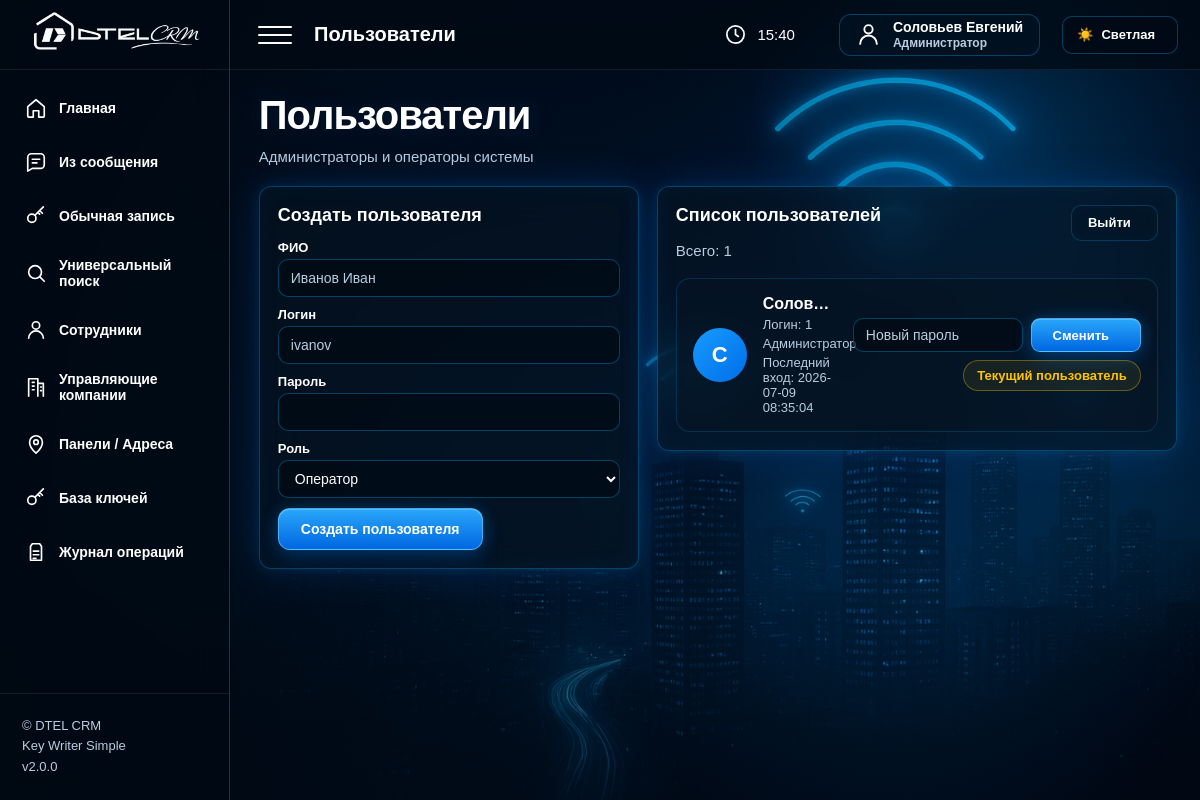
Before: /users (signed in) with the older database file.
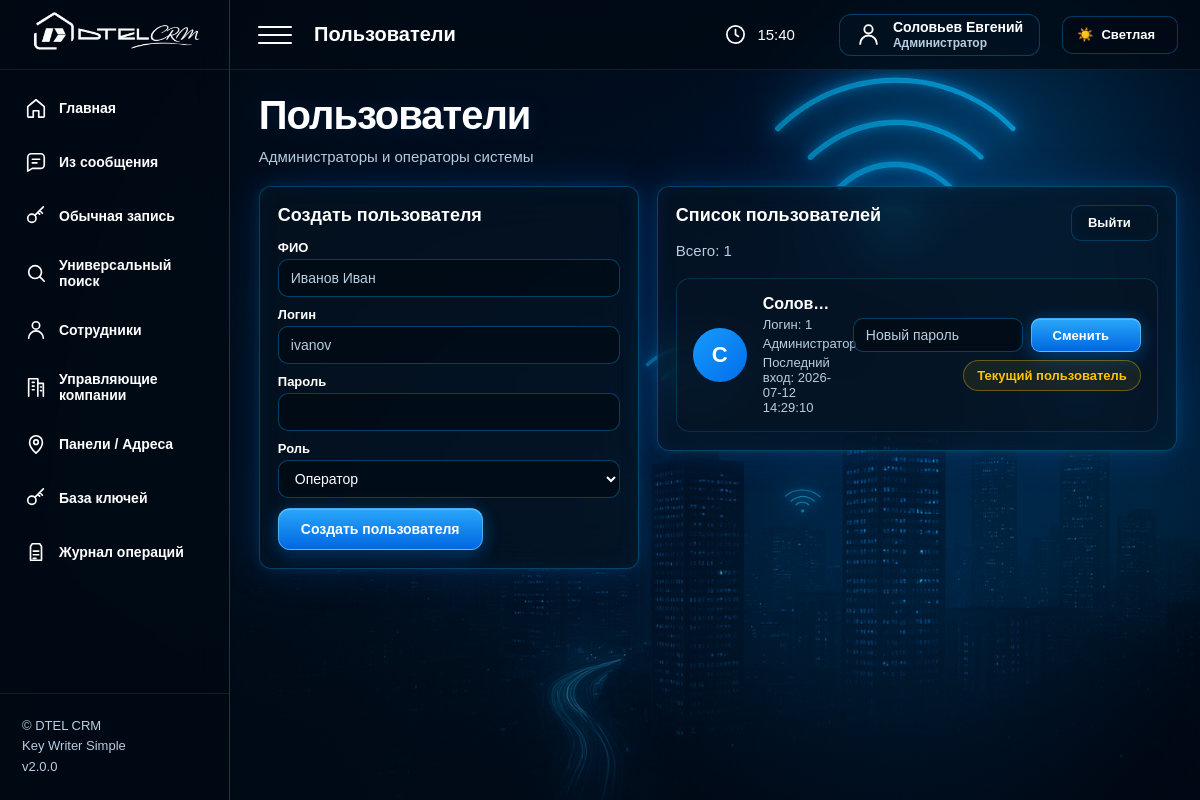
After: the same page with the newer database file.
### tables this page shows
CREATE TABLE users (
                id INTEGER PRIMARY KEY AUTOINCREMENT,
                full_name TEXT NOT NULL,
                login TEXT UNIQUE NOT NULL,
                password_hash TEXT NOT NULL,
                role TEXT NOT NULL DEFAULT 'operator',
                active INTEGER DEFAULT 1,
                created_at TEXT DEFAULT CURRENT_TIMESTAMP,
                last_login TEXT DEFAULT ''
            );

### app/routers/users.py (the view)
@router.get("/users", response_class=HTMLResponse)
def users_page(request: Request):
    current_user = get_current_user(request)
    if not is_admin(current_user):
        return RedirectResponse("/", status_code=303)
    return templates.TemplateResponse(
        "users.html",
        {
            "request": request,
            "users": get_users(),
        },
    )

### app/templates/users.html (shortened to what this page needs)
{% extends 'base.html' %}
{% block page_name %}Пользователи{% endblock %}
{% block content %}
<div class="hero-title">
    <h1>Пользователи</h1>
    <p class="subtitle">Администраторы и операторы системы</p>
</div>
<div class="users-layout">
    <div class="panel">
        <h2>Создать пользователя</h2>
        <form method="post" action="/users/add">
            <label>ФИО</label>
            <input
                name="full_name"
                placeholder="Иванов Иван"
                required
            >
            <label>Логин</label>
            <input
                name="login"
                placeholder="ivanov"
                required
            >
            <label>Пароль</label>
            <input
                type="password"
                name="password"
                required
            >
            <label>Роль</label>
            <select name="role">
                <option value="operator">Оператор</option>
            </select>
            <button type="submit">
                Создать пользователя
            </button>
        </form>
    </div>
    <div class="panel">
        <div class="panel-head">
            <div>
                <h2>Список пользователей</h2>
                <p class="subtitle">Всего: {{ users|length }}</p>
            </div>
            <a class="btn btn-small btn-ghost" href="/logout">
                Выйти
            </a>
        </div>
        <div class="users-list">
            {% for u in users %}
            <div class="user-card {% if not u.active %}disabled{% endif %}">
                <div class="user-avatar">
                    {{ u.full_name[:1] }}
                </div>
                <div class="user-info">
                    <b>{{ u.full_name }}</b>
                    <span>
                        Логин: {{ u.login }}
                    </span>
                    <small>
                        {% if u.role == 'admin' %}
                            Администратор
                        {% else %}
                            Оператор
                        {% endif %}
                    </small>
                    {% if u.last_login %}
                    <small>
                        Последний вход: {{ u.last_login }}
                    </small>
                    {% endif %}
                </div>
                <div class="user-actions">
    <form method="post" action="/users/password" class="user-password-form">
        <input
            type="password"
            name="password"
            placeholder="Новый пароль"
            required
        >
        <button type="submit" class="btn-small user-btn">
            Сменить
        </button>
    </form>
    {% if current_user(request) and u.id == current_user(request)["id"] %}
        <span class="badge dry-run">
            Текущий пользователь
        </span>
    {% endif %}
</div>
            </div>
            {% endfor %}
        </div>
    </div>
</div>
{% endblock %}

### app/templates/base.html (shortened to what this page needs)
<!DOCTYPE html>
<html lang="ru">
<head>
    <link
        rel="stylesheet"
        href="/static/css/style.css?v=2"
    >
</head>
<body>
<div class="app-shell">
    <aside class="sidebar">
        <div class="brand">
            <img
                src="/static/img/logo.png?v=2"
                alt="DTEL CRM"
            >
        </div>
        <nav class="sidebar-nav">
            <a class="nav-item" href="/">
                <svg viewBox="0 0 24 24">
                    <path d="M3 10.5 12 3l9 7.5V21a1 1 0 0 1-1 1h-5v-7H9v7H4a1 1 0 0 1-1-1z"/>
                </svg>
                <span>Главная</span>
            </a>
            <a class="nav-item" href="/message">
                <svg viewBox="0 0 24 24">
                    <path d="M21 15a4 4 0 0 1-4 4H8l-5 3V7a4 4 0 0 1 4-4h10a4 4 0 0 1 4 4z"/>
                    <path d="M8 9h8M8 13h5"/>
                </svg>
                <span>Из сообщения</span>
            </a>
            <a class="nav-item" href="/write/manual">
                <svg viewBox="0 0 24 24">
                    <circle cx="7.5" cy="14.5" r="4.5"/>
                    <path d="m11 11 9-9M16 6l3 3M14 8l2 2"/>
                </svg>
                <span>Обычная запись</span>
            </a>
            <a class="nav-item" href="/search">
                <svg viewBox="0 0 24 24">
                    <circle cx="11" cy="11" r="7"/>
                    <path d="m16.5 16.5 4.5 4.5"/>
                </svg>
                <span>Универсальный поиск</span>
            </a>
            <a class="nav-item" href="/employees">
                <svg viewBox="0 0 24 24">
                    <path d="M20 21a8 8 0 0 0-16 0"/>
                    <circle cx="12" cy="7" r="4"/>
                </svg>
                <span>Сотрудники</span>
            </a>
            <a class="nav-item" href="/uk">
                <svg viewBox="0 0 24 24">
                    <path d="M4 22V3h10v19M14 8h6v14"/>
                    <path d="M8 7h2M8 11h2M8 15h2M17 12h1M17 16h1"/>
                </svg>
                <span>Управляющие компании</span>
            </a>
            <a class="nav-item" href="/panels">
                <svg viewBox="0 0 24 24">
                    <path d="M12 22s7-6.2 7-12a7 7 0 0 0-14 0c0 5.8 7 12 7 12z"/>
                    <circle cx="12" cy="10" r="2.5"/>
                </svg>
                <span>Панели / Адреса</span>
            </a>
            <a class="nav-item" href="/keys">
                <svg viewBox="0 0 24 24">
                    <circle cx="7.5" cy="14.5" r="4.5"/>
                    <path d="m11 11 9-9M16 6l3 3M14 8l2 2"/>
                </svg>
                <span>База ключей</span>
            </a>
            <a class="nav-item" href="/log">
                <svg viewBox="0 0 24 24">
                    <path d="M8 3h8l2 3v15H6V6z"/>
                    <path d="M9 11h6M9 15h6M9 19h3"/>
                </svg>
                <span>Журнал операций</span>
            </a>
        </nav>
        <div class="sidebar-footer">
            <div>© DTEL CRM</div>
            <div>Key Writer Simple</div>
            <div>v2.0.0</div>
        </div>
    </aside>
    <main class="main">
        <header class="topbar">
            <div class="topbar-left">
                <button
                    type="button"
                    class="burger"
                    id="sidebarToggle"
                    aria-label="Открыть меню"
                >
                    <span></span>
                    <span></span>
                    <span></span>
                </button>
                <div class="top-title">
                    {% block page_name %}{% endblock %}
                </div>
            </div>
            <div class="topbar-right">
                <div class="top-info">
                    <svg viewBox="0 0 24 24">
                        <circle cx="12" cy="12" r="9"/>
                        <path d="M12 7v5l3 2"/>
                    </svg>
                    <span id="live-time">--:--</span>
                </div>
                <a
                    class="user-pill"
                    href="/users"
                    title="Пользователи"
                >
                    <svg viewBox="0 0 24 24">
                        <path d="M20 21a8 8 0 0 0-16 0"/>
                        <circle cx="12" cy="7" r="4"/>
                    </svg>
                    <span class="user-pill-text">
                        <b>
                            {% if current_user(request) %}
                                {{ current_user(request)["full_name"] }}
                            {% else %}
                                Пользователь
                            {% endif %}
                        </b>
                        <small>
                            {% if current_user(request) %}
                                {% if current_user(request)["role"] == "admin" %}
                                    Администратор
                                {% else %}
                                    Оператор
                                {% endif %}
                            {% else %}
                                Гость
                            {% endif %}
                        </small>
                    </span>
                </a>
                <button
                    type="button"
                    class="theme-toggle theme-icon-only"
                    id="themeToggle"
                    aria-label="Переключить тему"
                >
                    <span class="theme-icon">☀️</span>
                    <span class="theme-text">Светлая</span>
                </button>
            </div>
        </header>
        <section class="content">
            {% block content %}
            {% endblock %}
        </section>
    </main>
</div>
</body>
</html>

### app/static/css/base.css (style rules this page uses)
* { box-sizing: border-box; }
:root { --sidebar-width: 230px; --bg-color: #02111a; --text: #ffffff; --text-strong: #ffffff; --muted: #b8cde0; --panel: rgba(6, 20, 34, 0.58); --panel-strong: rgba(0, 10, 20, 0.72); --line: rgba(0, 170, 255, 0.32); --line-soft: rgba(0, 170, 255, 0.20); --soft: rgba(255, 255, 255, 0.08); --blue: #00aaff; --blue-2: #0b8fff; --green: #2cff9a; --red: #ff4a5f; --yellow: #ffc400; --field-bg: rgba(0, 10, 20, 0.72); --field-text: #ffffff; --field-border: rgba(0, 170, 255, 0.34); --hover-bg: rgba(0, 170, 255, 0.08); --hover-text: #ffffff; --shadow-panel: inset 0 0 24px rgba(0,170,255,.05), 0 0 14px rgba(0,170,255,.12), 0 0 42px rgba(0,120,255,.18); }
html, body { margin: 0; min-height: 100%; font-family: Arial, Helvetica, sans-serif; color: var(--text); background: linear-gradient( 90deg, rgba(0, 8, 17, 0.90) 0%, rgba(0, 12, 25, 0.62) 34%, rgba(0, 12, 25, 0.25) 66%, rgba(0, 12, 25, 0.04) 100% ), linear-gradient( 180deg, rgba(0, 8, 17, 0.08), rgba(0, 8, 17, 0.35) ), url("/static/img/hero.png") right center / contain fixed no-repeat; background-color: var(--bg-color); }
body::before { content: ""; position: fixed; inset: 0; pointer-events: none; background: radial-gradient(circle at 84% 18%, rgba(0, 170, 255, 0.18), transparent 22%), radial-gradient(circle at 76% 74%, rgba(0, 150, 255, 0.12), transparent 28%), radial-gradient(circle at 95% 52%, rgba(0, 190, 255, 0.08), transparent 20%); z-index: 0; }
h1 { margin: 0 0 10px; color: var(--text-strong); font-size: 40px; line-height: 1.05; font-weight: 900; letter-spacing: -1px; text-shadow: 0 0 24px rgba(0, 140, 255, 0.16); }
h2 { margin: 0 0 14px; color: var(--text-strong); font-size: 18px; }
p { margin: 0; }
.subtitle { margin: 0; color: var(--muted); font-size: 15px; line-height: 1.45; }
.badge { display: inline-flex; align-items: center; justify-content: center; padding: 7px 13px; border-radius: 999px; font-size: 13px; font-weight: 800; }
.badge.dry-run { color: var(--yellow); background: rgba(255, 196, 0, 0.08); border: 1px solid rgba(255, 196, 0, 0.35); }

### app/static/css/components.css (style rules this page uses)
.panel, .card { background: var(--panel); color: var(--text); border: 1px solid var(--line); border-radius: 12px; backdrop-filter: blur(22px); box-shadow: var(--shadow-panel); transition: 0.22s; }
.panel { padding: 18px; }
.btn, button, input[type="submit"] { min-height: 42px; display: inline-flex; align-items: center; justify-content: center; gap: 10px; padding: 0 22px; color: #ffffff; background: linear-gradient(180deg, rgba(42, 170, 255, 0.98), rgba(0, 105, 230, 0.98)); border: 1px solid rgba(120, 215, 255, 0.55); border-radius: 12px; font-size: 14px; font-weight: 900; text-decoration: none; cursor: pointer; box-shadow: inset 0 1px 0 rgba(255, 255, 255, 0.22), 0 8px 20px rgba(0, 100, 220, 0.24), 0 0 18px rgba(0, 170, 255, 0.22); transition: transform .18s, background .18s, box-shadow .18s, border-color .18s; }
.btn::after { content: "→"; font-size: 18px; line-height: 1; }
.btn-small { min-height: 36px; height: 36px; padding: 0 16px; border-radius: 10px; font-size: 13px; }
.btn-small::after { content: ""; }
.btn-ghost { color: var(--text); background: rgba(0, 18, 34, 0.35); border: 1px solid rgba(0, 170, 255, 0.26); box-shadow: inset 0 0 14px rgba(0, 170, 255, 0.035); }
.panel-head, .panel-list-head, .panels-head { display: flex; align-items: flex-start; justify-content: space-between; gap: 18px; flex-wrap: wrap; margin-bottom: 16px; }
.theme-toggle { min-height: 38px; padding: 0 14px; gap: 8px; color: var(--text); background: rgba(0, 10, 20, 0.45); border: 1px solid var(--line); border-radius: 10px; font-size: 13px; box-shadow: none; }
.theme-toggle::after { content: ""; }

### app/static/css/forms.css (style rules this page uses)
label { display: block; margin-bottom: 4px; color: var(--text-strong); font-size: 13px; font-weight: 800; }
input, textarea, select { width: 100%; min-height: 38px; margin-bottom: 10px; padding: 8px 12px; border-radius: 10px; outline: none; color: var(--field-text); background: var(--field-bg); border: 1px solid var(--field-border); font-size: 14px; transition: background .2s, color .2s, border-color .2s, box-shadow .2s; }
input::placeholder, textarea::placeholder { color: var(--muted); }

Changed rows visible on the page:
changed users "Соловьев Евгений": last_login "2026-07-09 08:35:04" → "2026-07-12 14:29:10"
